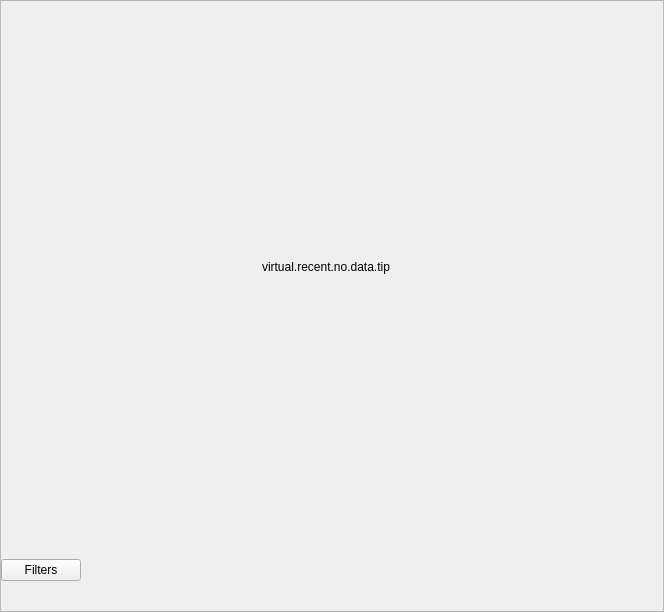
<?xml version="1.0" encoding="UTF-8"?>
<ui version="4.0">
 <class>PLSRecentListView</class>
 <widget class="QFrame" name="PLSRecentListView">
  <property name="geometry">
   <rect>
    <x>0</x>
    <y>0</y>
    <width>664</width>
    <height>612</height>
   </rect>
  </property>
  <property name="cursor">
   <cursorShape>ArrowCursor</cursorShape>
  </property>
  <property name="windowTitle">
   <string>Frame</string>
  </property>
  <property name="styleSheet">
   <string notr="true"/>
  </property>
  <layout class="QVBoxLayout" name="verticalLayout">
   <property name="spacing">
    <number>0</number>
   </property>
   <property name="leftMargin">
    <number>0</number>
   </property>
   <property name="topMargin">
    <number>0</number>
   </property>
   <property name="rightMargin">
    <number>0</number>
   </property>
   <property name="bottomMargin">
    <number>0</number>
   </property>
   <item>
    <widget class="QScrollArea" name="emptyWidget">
     <property name="horizontalScrollBarPolicy">
      <enum>Qt::ScrollBarAlwaysOff</enum>
     </property>
     <property name="widgetResizable">
      <bool>true</bool>
     </property>
     <widget class="QWidget" name="topWidget">
      <property name="geometry">
       <rect>
        <x>0</x>
        <y>0</y>
        <width>662</width>
        <height>600</height>
       </rect>
      </property>
      <layout class="QVBoxLayout" name="verticalLayout_2">
       <property name="spacing">
        <number>0</number>
       </property>
       <property name="leftMargin">
        <number>0</number>
       </property>
       <property name="topMargin">
        <number>0</number>
       </property>
       <property name="rightMargin">
        <number>0</number>
       </property>
       <property name="bottomMargin">
        <number>0</number>
       </property>
       <item>
        <spacer name="verticalSpacer_3">
         <property name="orientation">
          <enum>Qt::Vertical</enum>
         </property>
         <property name="sizeType">
          <enum>QSizePolicy::Fixed</enum>
         </property>
         <property name="sizeHint" stdset="0">
          <size>
           <width>20</width>
           <height>30</height>
          </size>
         </property>
        </spacer>
       </item>
       <item>
        <spacer name="verticalSpacer_5">
         <property name="orientation">
          <enum>Qt::Vertical</enum>
         </property>
         <property name="sizeType">
          <enum>QSizePolicy::Fixed</enum>
         </property>
         <property name="sizeHint" stdset="0">
          <size>
           <width>20</width>
           <height>8</height>
          </size>
         </property>
        </spacer>
       </item>
       <item>
        <spacer name="verticalSpacer">
         <property name="orientation">
          <enum>Qt::Vertical</enum>
         </property>
         <property name="sizeHint" stdset="0">
          <size>
           <width>20</width>
           <height>0</height>
          </size>
         </property>
        </spacer>
       </item>
       <item>
        <layout class="QHBoxLayout" name="horizontalLayout_2">
         <property name="spacing">
          <number>0</number>
         </property>
         <property name="rightMargin">
          <number>12</number>
         </property>
         <item>
          <widget class="QLabel" name="tipLabel">
           <property name="text">
            <string>virtual.recent.no.data.tip</string>
           </property>
           <property name="alignment">
            <set>Qt::AlignCenter</set>
           </property>
           <property name="wordWrap">
            <bool>true</bool>
           </property>
          </widget>
         </item>
        </layout>
       </item>
       <item>
        <spacer name="verticalSpacer_2">
         <property name="orientation">
          <enum>Qt::Vertical</enum>
         </property>
         <property name="sizeHint" stdset="0">
          <size>
           <width>20</width>
           <height>0</height>
          </size>
         </property>
        </spacer>
       </item>
       <item>
        <spacer name="verticalSpacer_4">
         <property name="orientation">
          <enum>Qt::Vertical</enum>
         </property>
         <property name="sizeType">
          <enum>QSizePolicy::Fixed</enum>
         </property>
         <property name="sizeHint" stdset="0">
          <size>
           <width>10</width>
           <height>35</height>
          </size>
         </property>
        </spacer>
       </item>
       <item>
        <widget class="QWidget" name="previewBtnWidget" native="true">
         <layout class="QHBoxLayout" name="horizontalLayout">
          <property name="spacing">
           <number>0</number>
          </property>
          <property name="leftMargin">
           <number>0</number>
          </property>
          <property name="topMargin">
           <number>30</number>
          </property>
          <property name="rightMargin">
           <number>0</number>
          </property>
          <property name="bottomMargin">
           <number>30</number>
          </property>
          <item>
           <widget class="QPushButton" name="previewBtn">
            <property name="text">
             <string>Filters</string>
            </property>
           </widget>
          </item>
          <item>
           <spacer name="horizontalSpacer">
            <property name="orientation">
             <enum>Qt::Horizontal</enum>
            </property>
            <property name="sizeHint" stdset="0">
             <size>
              <width>559</width>
              <height>20</height>
             </size>
            </property>
           </spacer>
          </item>
         </layout>
        </widget>
       </item>
      </layout>
     </widget>
    </widget>
   </item>
   <item>
    <widget class="PLSImageListView" name="listFrame">
     <property name="frameShape">
      <enum>QFrame::StyledPanel</enum>
     </property>
     <property name="frameShadow">
      <enum>QFrame::Raised</enum>
     </property>
    </widget>
   </item>
  </layout>
 </widget>
 <customwidgets>
  <customwidget>
   <class>PLSImageListView</class>
   <extends>QFrame</extends>
   <header>PLSImageListView.h</header>
   <container>1</container>
  </customwidget>
 </customwidgets>
 <resources/>
 <connections/>
</ui>
